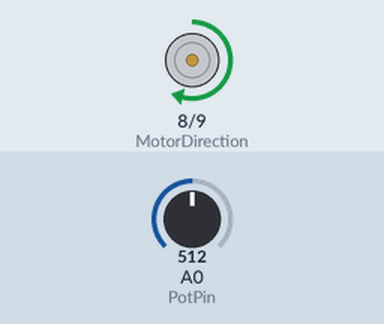
This sketch was run on a simulated Arduino Uno, built with avr-gcc and run on an emulated ATmega328P. Parts: direction and speed pins drawn as motors (green arrow = direction pin HIGH = forward, orange = LOW = backward, longer = more drive). Inputs (shaded band) come from the test bench; at power-on: A0 (PotPin) = 512. What the sketch prints to the serial monitor is not drawn.

Above: at 1.2 s.
1.3 s: A0 (PotPin) set to 1023
3.1 s: A0 (PotPin) set to 900
Timing chart, 0 to 6.1 s (numbered marks = the images above; inputs shaded):
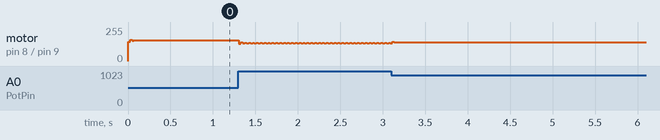

The sketch:

DC_Motor_Cytron.ino
```cpp
/* Pins used to control direction and speed of the motor. Speed pin should be a PWM pin. */
#define MotorDirection 8
#define MotorSpeed 9
#define PotPin A0

int SpeedVal = 0;

/* Exponential smoothing parameters */
float smoothingFactor = 0.1;  // Adjust this value as needed for your application
float filteredSpeed = 0.0;

void setup() {
  /* Declaration for the pins used, both should be outputs. */
  pinMode(MotorDirection, OUTPUT);
  pinMode(MotorSpeed, OUTPUT);
  Serial.begin(9600);
}

void loop() {
  SpeedVal = analogRead(PotPin); // Read the position of the potentiometer

  /* Calculate the filtered speed using exponential smoothing */
  filteredSpeed = (1.0 - smoothingFactor) * filteredSpeed + smoothingFactor * SpeedVal;

  /* Makes the motor rotate in the clockwise direction. */
  if (filteredSpeed > 542) {
    digitalWrite(MotorDirection, LOW);
    filteredSpeed = map(filteredSpeed, 542, 1024, 0, 255);
    analogWrite(MotorSpeed, filteredSpeed);
  }

  /* Makes the motor rotate in the counter-clockwise direction. */
  else if (filteredSpeed < 482) {
    digitalWrite(MotorDirection, HIGH);
    filteredSpeed = map(filteredSpeed, 482, 0, 0, 255);
    analogWrite(MotorSpeed, filteredSpeed);
  }

  Serial.print("Motor Speed = ");
  Serial.println(filteredSpeed);
}
```
